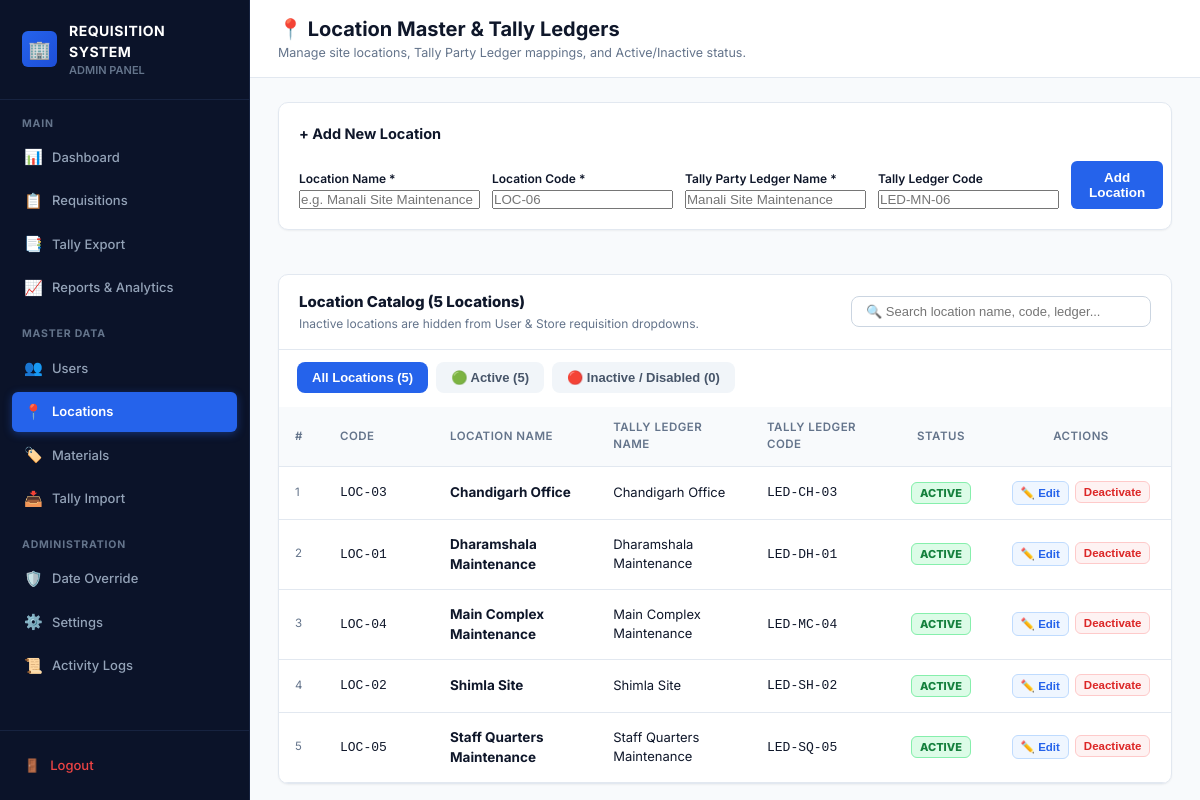
The page /admin/locations.php (signed in) on the database its author committed.
### tables this page shows
CREATE TABLE IF NOT EXISTS locations (
    id INT UNSIGNED AUTO_INCREMENT PRIMARY KEY,
    name VARCHAR(150) NOT NULL,
    code VARCHAR(50) NOT NULL UNIQUE,
    tally_ledger_name VARCHAR(150) NOT NULL,
    tally_ledger_code VARCHAR(50) NULL,
    status ENUM('ACTIVE', 'INACTIVE') NOT NULL DEFAULT 'ACTIVE',
    created_at TIMESTAMP DEFAULT CURRENT_TIMESTAMP,
    updated_at TIMESTAMP DEFAULT CURRENT_TIMESTAMP ON UPDATE CURRENT_TIMESTAMP,
    INDEX idx_location_code (code),
    INDEX idx_location_status (status)
);

### core/Database.php (called while the page is built, shortened)
<?php
class Database {
    private static ?PDO $instance = null;
    public static function getConnection(): PDO {
        if (self::$instance === null) {
            $config = require __DIR__ . '/../config/database.php';
            $dsn = "mysql:host={$config['host']};port={$config['port']};dbname={$config['database']};charset={$config['charset']}";
            try {
                self::$instance = new PDO($dsn, $config['username'], $config['password'], $config['options']);
            } catch (PDOException $e) {
                error_log("Database Connection Failed: " . $e->getMessage());
                throw new Exception("Database connection could not be established. Please check server configuration.");
            }
        }
        return self::$instance;
    }
    public static function query(string $sql, array $params = []): array {
        $stmt = self::getConnection()->prepare($sql);
        $stmt->execute($params);
        return $stmt->fetchAll();
    }
}

### admin/locations.php (the view, shortened to what this page needs)
<?php
require_once __DIR__ . '/../core/Database.php';
$locations = Database::query("SELECT * FROM locations ORDER BY name ASC");
$totalCount = count($locations);
$activeCount = count(array_filter($locations, fn($l) => $l['status'] === 'ACTIVE'));
$inactiveCount = $totalCount - $activeCount;
?>
<!DOCTYPE html>
<html lang="en">
<head>
    <link rel="stylesheet" href="/assets/css/admin.css">
</head>
<body>
<div class="app-container">
    <?php require __DIR__ . '/includes/sidebar.php'; ?>
    <div class="main-wrapper">
        <header class="top-navbar">
            <div class="nav-title-block">
                <h1>📍 Location Master & Tally Ledgers</h1>
                <p>Manage site locations, Tally Party Ledger mappings, and Active/Inactive status.</p>
            </div>
        </header>
        <main class="dashboard-content">
            <div class="card-box" style="margin-bottom: 20px;">
                <div class="card-box-header">
                    <span class="card-box-title">+ Add New Location</span>
                </div>
                <form method="POST" style="display: grid; grid-template-columns: 2fr 1fr 2fr 1fr auto; gap: 12px; align-items: flex-end;">
                    <div class="form-group">
                        <label style="font-size: 12px; font-weight: 600;">Location Name *</label>
                        <input type="text" name="name" class="form-control" placeholder="e.g. Manali Site Maintenance" required>
                    </div>
                    <div class="form-group">
                        <label style="font-size: 12px; font-weight: 600;">Location Code *</label>
                        <input type="text" name="code" class="form-control" placeholder="LOC-06" required>
                    </div>
                    <div class="form-group">
                        <label style="font-size: 12px; font-weight: 600;">Tally Party Ledger Name *</label>
                        <input type="text" name="tally_ledger_name" class="form-control" placeholder="Manali Site Maintenance" required>
                    </div>
                    <div class="form-group">
                        <label style="font-size: 12px; font-weight: 600;">Tally Ledger Code</label>
                        <input type="text" name="tally_ledger_code" class="form-control" placeholder="LED-MN-06">
                    </div>
                    <button type="submit" class="btn-open-override" style="margin: 0; padding: 9px 18px; background: #2563eb;">
                        Add Location
                    </button>
                </form>
            </div>
            <div class="table-card">
                <div class="table-header-bar" style="display: flex; justify-content: space-between; align-items: center; flex-wrap: wrap; gap: 12px;">
                    <div>
                        <span style="font-size: 15px; font-weight: 800;">Location Catalog (<?= $totalCount ?> Locations)</span>
                        <p style="font-size: 12px; color: var(--text-muted); margin: 2px 0 0 0;">
                            Inactive locations are hidden from User & Store requisition dropdowns.
                        </p>
                    </div>
                    <input type="text" id="locSearch" placeholder="🔍 Search location name, code, ledger..." onkeyup="filterLocations()" style="padding: 7px 14px; border-radius: 8px; border: 1px solid #cbd5e1; font-size: 13px; width: 300px;">
                </div>
                <div style="padding: 12px 18px 0 18px; background: #ffffff;">
                    <div class="filter-tab-bar">
                        <button type="button" class="tab-btn active" onclick="setTab('ALL', this)">All Locations (<?= $totalCount ?>)</button>
                        <button type="button" class="tab-btn" onclick="setTab('ACTIVE', this)">🟢 Active (<?= $activeCount ?>)</button>
                        <button type="button" class="tab-btn" onclick="setTab('INACTIVE', this)">🔴 Inactive / Disabled (<?= $inactiveCount ?>)</button>
                    </div>
                </div>
                <div class="table-responsive">
                    <table class="admin-table" id="locTable">
                        <thead>
                            <tr style="background: #f8fafc;">
                                <th style="width: 45px;">#</th>
                                <th style="width: 110px;">Code</th>
                                <th>Location Name</th>
                                <th>Tally Ledger Name</th>
                                <th style="width: 140px;">Tally Ledger Code</th>
                                <th style="width: 100px; text-align: center;">Status</th>
                                <th style="width: 180px; text-align: center;">Actions</th>
                            </tr>
                        </thead>
                        <tbody>
                            <?php foreach ($locations as $idx => $loc):
                                $isActive = ($loc['status'] === 'ACTIVE');
                            ?>
                                <tr class="loc-row" data-status="<?= $loc['status'] ?>" data-search="<?= strtolower(htmlspecialchars($loc['name'] . ' ' . $loc['code'] . ' ' . $loc['tally_ledger_name'])) ?>">
                                    <td style="color: var(--text-muted); font-size: 11.5px;"><?= $idx + 1 ?></td>
                                    <td><code><?= htmlspecialchars($loc['code']) ?></code></td>
                                    <td><strong style="color: <?= $isActive ? '#0f172a' : '#94a3b8' ?>; font-size: 13.5px;"><?= htmlspecialchars($loc['name']) ?></strong></td>
                                    <td><?= htmlspecialchars($loc['tally_ledger_name']) ?></td>
                                    <td><code><?= htmlspecialchars($loc['tally_ledger_code'] ?: '-') ?></code></td>
                                    <td style="text-align: center;">
                                        <?php if ($isActive): ?>
                                            <span style="font-size: 11px; font-weight: 800; padding: 3px 8px; border-radius: 6px; background: #dcfce7; color: #15803d; border: 1px solid #86efac;">
                                                ACTIVE
                                            </span>
                                        <?php else: ?>
                                            <span style="font-size: 11px; font-weight: 800; padding: 3px 8px; border-radius: 6px; background: #fee2e2; color: #b91c1c; border: 1px solid #fca5a5;">
                                                INACTIVE
                                            </span>
                                        <?php endif; ?>
                                    </td>
                                    <td style="text-align: center;">
                                        <div style="display: inline-flex; gap: 6px;">
                                            <button type="button" class="btn-action-sm btn-edit" onclick="openEditModal(<?= htmlspecialchars(json_encode($loc)) ?>)">
                                                ✏️ Edit
                                            </button>
                                            <form method="POST" style="margin: 0;" onsubmit="return confirm('Kya aap is location ko <?= $isActive ? 'DEACTIVATE' : 'ACTIVATE' ?> karna chahte hain?')">
                                                <?php if ($isActive): ?>
                                                    <button type="submit" class="btn-action-sm btn-deactivate" title="Hide from requisition creation">
                                                        Deactivate
                                                    </button>
                                                <?php else: ?>
                                                    <button type="submit" class="btn-action-sm btn-activate" title="Make available for requisitions">
                                                        Activate
                                                    </button>
                                                <?php endif; ?>
                                            </form>
                                        </div>
                                    </td>
                                </tr>
                            <?php endforeach; ?>
                        </tbody>
                    </table>
                </div>
            </div>
        </main>
    </div>
</div>
</body>
</html>

### admin/includes/sidebar.php
<?php
$currentPage = basename($_SERVER['PHP_SELF']);
?>
<aside class="sidebar">
    <div class="sidebar-header">
        <div class="brand-icon">🏢</div>
        <div class="brand-info">
            <span class="brand-title">REQUISITION SYSTEM</span>
            <span class="brand-sub">ADMIN PANEL</span>
        </div>
    </div>
    <div class="sidebar-content">
        <div class="nav-group">
            <div class="nav-section-title">MAIN</div>
            <ul class="nav-list">
                <li class="nav-item <?= $currentPage === 'index.php' ? 'active' : '' ?>">
                    <a href="/admin/index.php"><span class="nav-link-left"><span class="icon">📊</span> Dashboard</span></a>
                </li>
                <li class="nav-item <?= $currentPage === 'requisitions.php' ? 'active' : '' ?>">
                    <a href="/admin/requisitions.php"><span class="nav-link-left"><span class="icon">📋</span> Requisitions</span></a>
                </li>
                <li class="nav-item <?= $currentPage === 'tally_export.php' ? 'active' : '' ?>">
                    <a href="/admin/tally_export.php"><span class="nav-link-left"><span class="icon">📑</span> Tally Export</span></a>
                </li>
                <li class="nav-item <?= $currentPage === 'reports.php' ? 'active' : '' ?>">
                    <a href="/admin/reports.php"><span class="nav-link-left"><span class="icon">📈</span> Reports & Analytics</span></a>
                </li>
            </ul>
        </div>
        <div class="nav-group">
            <div class="nav-section-title">MASTER DATA</div>
            <ul class="nav-list">
                <li class="nav-item <?= $currentPage === 'users.php' ? 'active' : '' ?>">
                    <a href="/admin/users.php"><span class="nav-link-left"><span class="icon">👥</span> Users</span></a>
                </li>
                <li class="nav-item <?= $currentPage === 'locations.php' ? 'active' : '' ?>">
                    <a href="/admin/locations.php"><span class="nav-link-left"><span class="icon">📍</span> Locations</span></a>
                </li>
                <li class="nav-item <?= $currentPage === 'materials.php' ? 'active' : '' ?>">
                    <a href="/admin/materials.php"><span class="nav-link-left"><span class="icon">🏷️</span> Materials</span></a>
                </li>
                <li class="nav-item <?= $currentPage === 'material_import.php' ? 'active' : '' ?>">
                    <a href="/admin/material_import.php"><span class="nav-link-left"><span class="icon">📥</span> Tally Import</span></a>
                </li>
            </ul>
        </div>
        <div class="nav-group">
            <div class="nav-section-title">ADMINISTRATION</div>
            <ul class="nav-list">
                <li class="nav-item <?= $currentPage === 'date_overrides.php' ? 'active' : '' ?>">
                    <a href="/admin/date_overrides.php"><span class="nav-link-left"><span class="icon">🛡️</span> Date Override</span></a>
                </li>
                <li class="nav-item <?= $currentPage === 'settings.php' ? 'active' : '' ?>">
                    <a href="/admin/settings.php"><span class="nav-link-left"><span class="icon">⚙️</span> Settings</span></a>
                </li>
                <li class="nav-item <?= $currentPage === 'activity_logs.php' ? 'active' : '' ?>">
                    <a href="/admin/activity_logs.php"><span class="nav-link-left"><span class="icon">📜</span> Activity Logs</span></a>
                </li>
            </ul>
        </div>
    </div>
    <div class="sidebar-footer">
        <a href="/admin/login.php?action=logout" class="logout-link"><span class="icon">🚪</span> Logout</a>
    </div>
</aside>

### admin/locations.php (style rules this page uses)
.filter-tab-bar { display: flex; gap: 8px; margin-bottom: 14px; }
.tab-btn { padding: 7px 14px; border-radius: 8px; font-size: 13px; font-weight: 700; cursor: pointer; border: 1px solid transparent; background: #f1f5f9; color: #475569; transition: all 0.15s ease; }
.tab-btn.active { background: #2563eb; color: #ffffff; }
.btn-action-sm { padding: 4px 8px; font-size: 11.5px; font-weight: 700; border-radius: 6px; cursor: pointer; border: 1px solid transparent; display: inline-flex; align-items: center; gap: 4px; text-decoration: none; transition: all 0.15s ease; }
.btn-edit { background: #eff6ff; color: #2563eb; border-color: #bfdbfe; }
.btn-deactivate { background: #fef2f2; color: #dc2626; border-color: #fecaca; }

### rows shown on the page
locations: code "LOC-03", name "Chandigarh Office", tally_ledger_name "Chandigarh Office", tally_ledger_code "LED-CH-03", status "ACTIVE"
locations: code "LOC-01", name "Dharamshala Maintenance", tally_ledger_name "Dharamshala Maintenance", tally_ledger_code "LED-DH-01", status "ACTIVE"
locations: code "LOC-04", name "Main Complex Maintenance", tally_ledger_name "Main Complex Maintenance", tally_ledger_code "LED-MC-04", status "ACTIVE"
locations: code "LOC-02", name "Shimla Site", tally_ledger_name "Shimla Site", tally_ledger_code "LED-SH-02", status "ACTIVE"
locations: code "LOC-05", name "Staff Quarters Maintenance", tally_ledger_name "Staff Quarters Maintenance", tally_ledger_code "LED-SQ-05", status "ACTIVE"

### other values the page prints
$totalCount "5"
$activeCount "5"
$inactiveCount "0"
